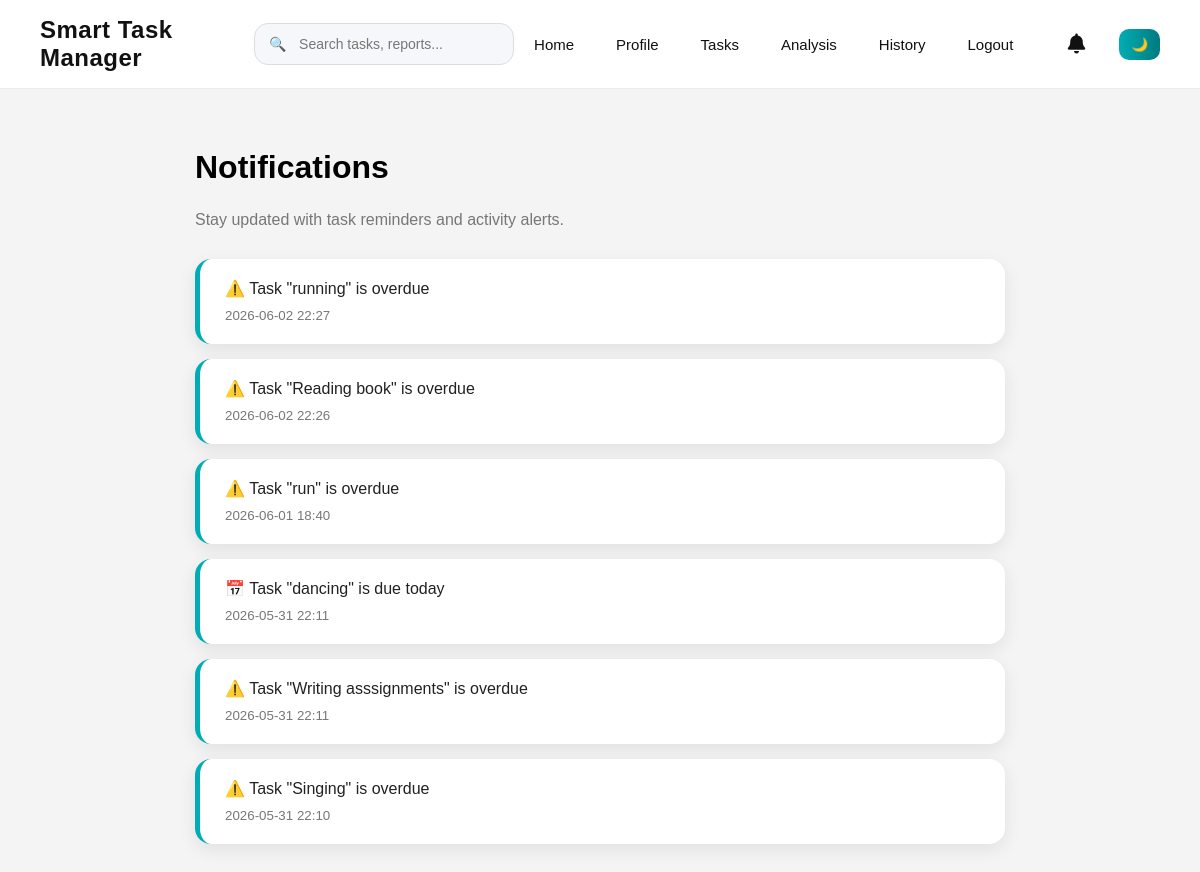
The app's page /notifications (signed in), older data.
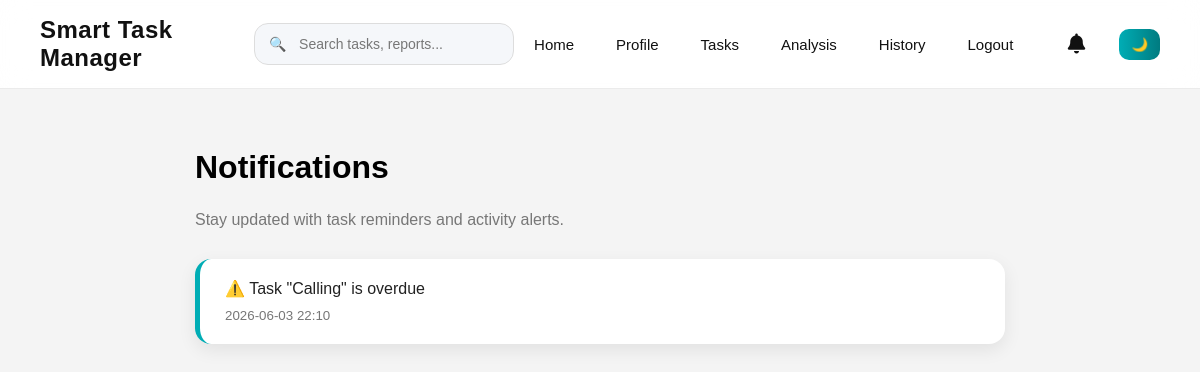
The same page, newer data.
### tables this page shows
CREATE TABLE notifications (
    id INTEGER PRIMARY KEY AUTOINCREMENT,
    username TEXT,
    task_id INTEGER,
    message TEXT,
    is_read INTEGER DEFAULT 0,
    created_at TEXT,
    type TEXT
);

### app.py (the view)
@app.route('/notifications')
def notifications():
    if 'user' not in session:
        return redirect('/login')
    conn = sqlite3.connect("data.db")
    c = conn.cursor()
    c.execute("""
        SELECT *
        FROM notifications
        WHERE username=?
        ORDER BY id DESC
    """, (session['user'],))
    notifications = c.fetchall()
    c.execute("""
        UPDATE notifications
        SET is_read=1
        WHERE username=?
    """, (session['user'],))
    conn.commit()
    conn.close()
    return render_template(
        "notifications.html",
        notifications=notifications
    )

### app.py (called while the page is built)
@app.context_processor
def notification_count():
    if 'user' not in session:
        return dict(unread_count=0)
    conn = sqlite3.connect("data.db")
    c = conn.cursor()
    c.execute("""
        SELECT COUNT(*)
        FROM notifications
        WHERE username=?
        AND is_read=0
    """, (session['user'],))
    count = c.fetchone()[0]
    conn.close()
    return dict(unread_count=count)

### templates/notifications.html (shortened to what this page needs)
{% extends "base.html" %}
{% block content %}
<div class="notification-page">
    <div class="notification-header">
        <h1>Notifications</h1>
        <p>Stay updated with task reminders and activity alerts.</p>
    </div>
    {% if notifications %}
    {% for n in notifications %}
    <div class="notification-card">
        <p>{{ n[3] }}</p>
        <small>{{ n[5] }}</small>
    </div>
    {% endfor %}
    {% else %}
    <p>No Notifications Yet</p>
    {% endif %}
</div>
{% endblock %}

Row changes from the older to the newer data that the page shows:
removed notifications: message "⚠️ Task \"running\" is overdue", created_at "2026-06-02 22:27"
removed notifications: message "⚠️ Task \"Reading book\" is overdue", created_at "2026-06-02 22:26"
removed notifications: message "⚠️ Task \"run\" is overdue", created_at "2026-06-01 18:40"
removed notifications: message "📅 Task \"dancing\" is due today", created_at "2026-05-31 22:11"
removed notifications: message "⚠️ Task \"Writing asssignments\" is overdue", created_at "2026-05-31 22:11"
removed notifications: message "⚠️ Task \"Singing\" is overdue", created_at "2026-05-31 22:10"
added notifications: message "⚠️ Task \"Calling\" is overdue", created_at "2026-06-03 22:10"
